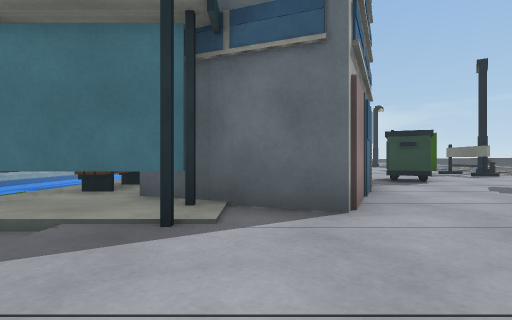
[1] (above)

17 first-person views from a walk through a Unity game level. The camera is 0.59 m above the floor, looks level and sees 80° across. The floor is counted in squares, 1 m on a side. Each view is taken from the middle of a square. On the plan, view 1 faces up. The plan holds only what a view shows up to about 9 squares ahead; the rest is blank. The place goes on beyond the plan. The player character is not drawn. Some surface patterns are stand-ins.

[2]
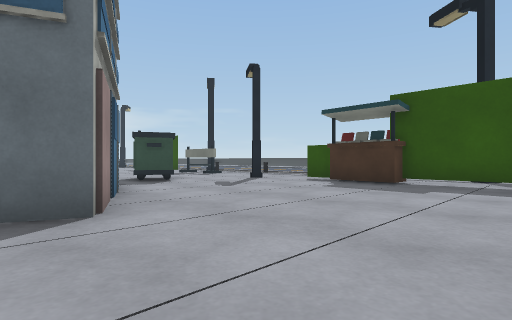

[3]
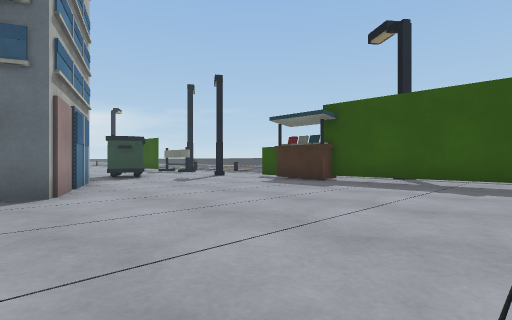

[4]
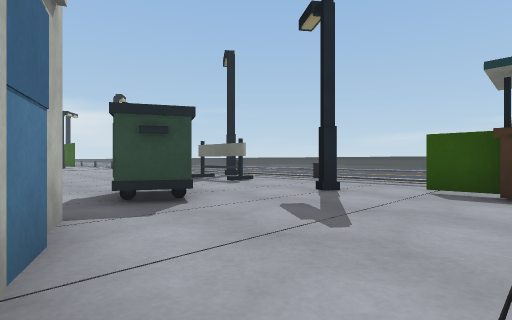

[5]
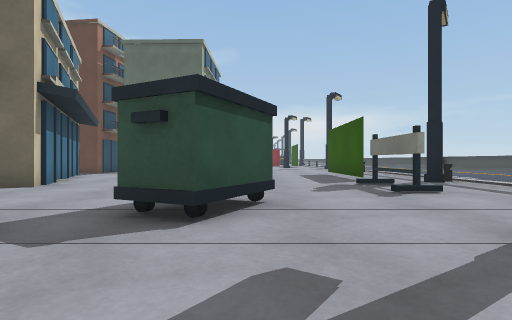

[6]
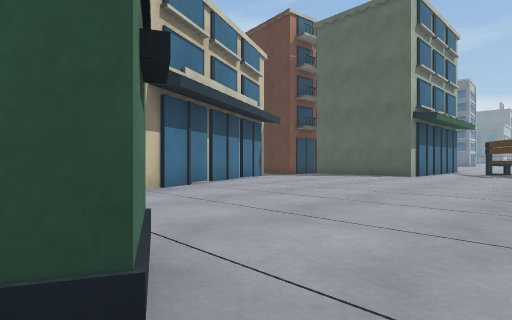

[7]
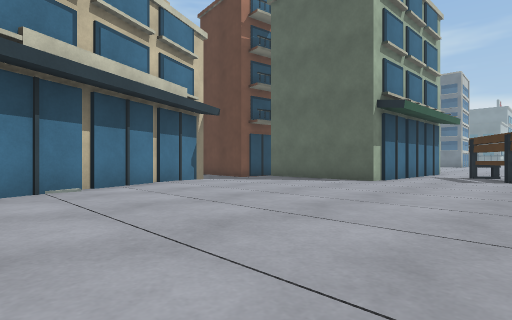

[8]
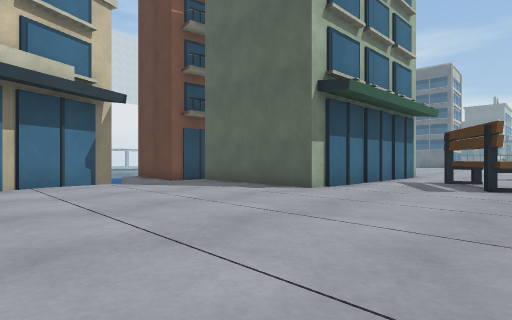

[9]
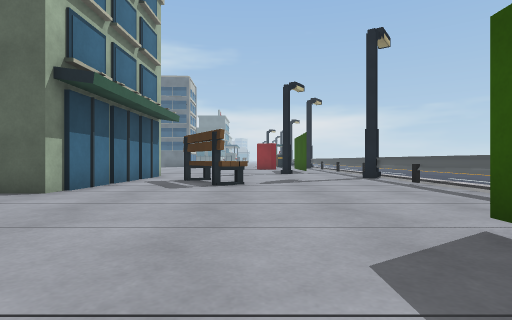

[10]
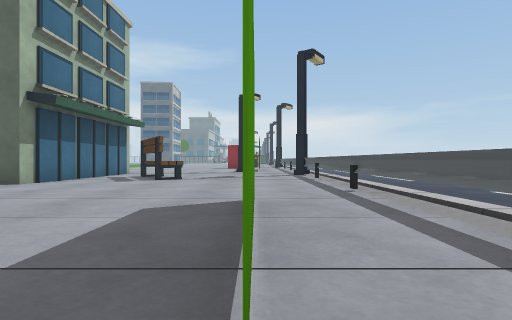

[11]
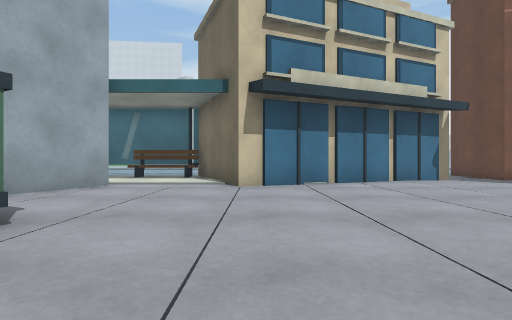

[12]
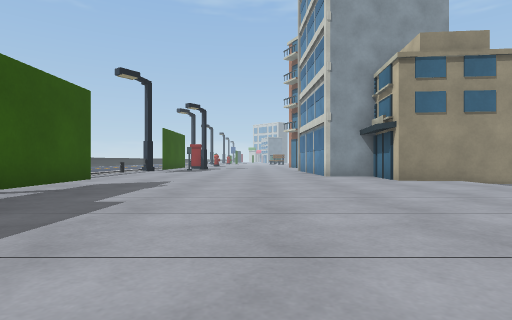

[13]
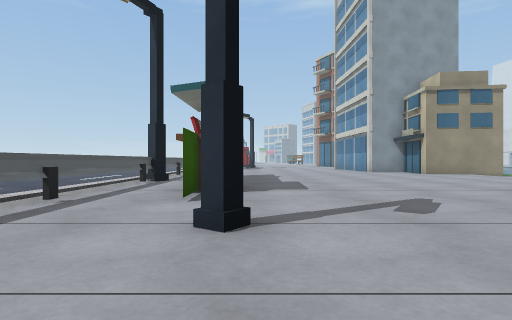

[14]
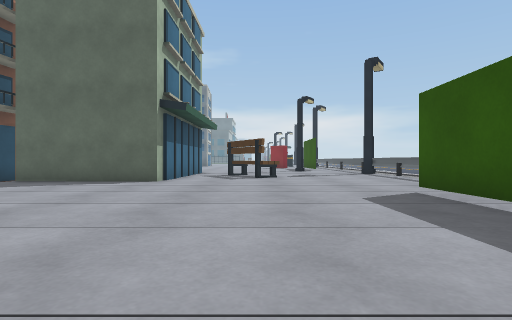

[15]
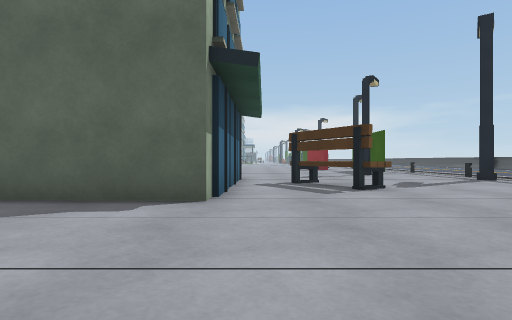

[16]
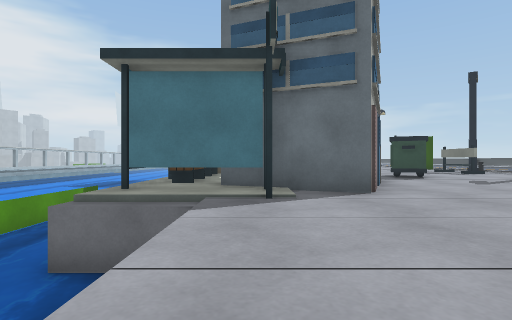

[17]
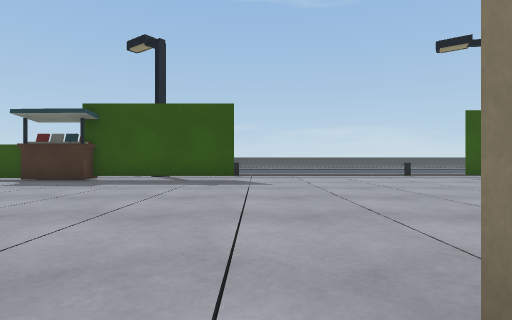

### Floor plan
Key: @ floor where view 1 was taken; # wall or solid block; x gap in a wall; . main floor; : floor 0.05 m higher than the main floor; = window, fence, low wall or low ledge; ≈ water the walk keeps out of; ^ raised ledge; T thing the floor can be seen under or through; O other object.
Columns run from 5 left of view 1 to 10 right of it. Each row starts with its distance up from view 1.
 24        #.#^.....
 23        #..#=....
 22        #..#.....
 21    #####........
 20    x............
 19    ≈............
 18   ≈≈............
 17    #.........#..
 16    #.........#..
 15     #........#..
 14     #........#.
 13     ##.........O
 12     ##.......O..
 11    ##........O..
 10    ::..........
  9    ::....##....
  8  ≈ ::###.##.....
  7  ≈O:O  #....O...
  6  ≈O:O  O........
  5  ≈OO  ##.....#..
  4 ≈≈O#O##......O..
  3 ≈≈##O........T..
  2 ≈≈≈≈.........T.x
  1  ≈≈≈.........T.O
  0    ≈.@.......T..
 -1    ≈.........T..
 -2   ≈≈...........
 -3    ###.........

Where each view was taken, in squares from view 1:
view 1: 0 up, 0 right, facing up
view 2: 0 up, 0 right, facing up-right
view 3: 2 down, 0 right, facing up-right
view 4: 4 up, 2 right, facing up-right
view 5: 5 up, 5 right, facing up
view 6: 9 up, 6 right, facing up-left
view 7: 12 up, 6 right, facing up-left
view 8: 15 up, 6 right, facing up-left
view 9: 15 up, 6 right, facing up
view 10: 13 up, 8 right, facing up
view 11: 12 up, 7 right, facing left
view 12: 6 up, 4 right, facing down
view 13: 10 up, 7 right, facing down
view 14: 12 up, 5 right, facing up
view 15: 16 up, 3 right, facing up
view 16: 2 down, 1 left, facing up
view 17: 2 down, 1 left, facing right
